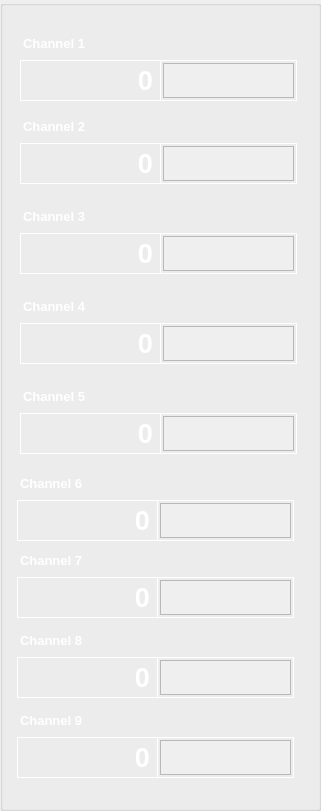
     <widget class="QGroupBox" name="groupBox_5">
      <property name="geometry">
       <rect>
        <x>1570</x>
        <y>40</y>
        <width>321</width>
        <height>811</height>
       </rect>
      </property>
      <property name="title">
       <string/>
      </property>
      <widget class="QLabel" name="z1_6">
       <property name="enabled">
        <bool>false</bool>
       </property>
       <property name="geometry">
        <rect>
         <x>160</x>
         <y>60</y>
         <width>137</width>
         <height>41</height>
        </rect>
       </property>
       <property name="styleSheet">
        <string notr="true">QLabel
{
	font-family: Arial;
	font-style: normal;
	font-size: 20pt;

	background-color: transparent;
	color: #fff;

}</string>
       </property>
       <property name="frameShape">
        <enum>QFrame::Box</enum>
       </property>
       <property name="text">
        <string/>
       </property>
       <property name="scaledContents">
        <bool>false</bool>
       </property>
       <property name="alignment">
        <set>Qt::AlignRight|Qt::AlignTrailing|Qt::AlignVCenter</set>
       </property>
      </widget>
      <widget class="QLabel" name="channel_5_title">
       <property name="geometry">
        <rect>
         <x>20</x>
         <y>473</y>
         <width>161</width>
         <height>21</height>
        </rect>
       </property>
       <property name="styleSheet">
        <string notr="true">QLabel
{
	font-family: Arial;
	font-style: normal;
	font-size: 10pt;
	font-weight: bold;
	background-color: transparent;
	color: #fff;

}</string>
       </property>
       <property name="text">
        <string>Channel 6</string>
       </property>
      </widget>
      <widget class="QLabel" name="channel_2_text">
       <property name="enabled">
        <bool>false</bool>
       </property>
       <property name="geometry">
        <rect>
         <x>20</x>
         <y>233</y>
         <width>141</width>
         <height>41</height>
        </rect>
       </property>
       <property name="styleSheet">
        <string notr="true">QLabel
{
	font-family: Arial;
	font-style: normal;
	font-size: 20pt;
	font-weight: bold;
	background-color: transparent;
	color: #fff;

}</string>
       </property>
       <property name="frameShape">
        <enum>QFrame::Box</enum>
       </property>
       <property name="text">
        <string>0</string>
       </property>
       <property name="scaledContents">
        <bool>false</bool>
       </property>
       <property name="alignment">
        <set>Qt::AlignRight|Qt::AlignTrailing|Qt::AlignVCenter</set>
       </property>
      </widget>
      <widget class="QLabel" name="channel_5_text">
       <property name="enabled">
        <bool>false</bool>
       </property>
       <property name="geometry">
        <rect>
         <x>17</x>
         <y>500</y>
         <width>141</width>
         <height>41</height>
        </rect>
       </property>
       <property name="styleSheet">
        <string notr="true">QLabel
{
	font-family: Arial;
	font-style: normal;
	font-size: 20pt;
	font-weight: bold;
	background-color: transparent;
	color: #fff;

}</string>
       </property>
       <property name="frameShape">
        <enum>QFrame::Box</enum>
       </property>
       <property name="text">
        <string>0</string>
       </property>
       <property name="scaledContents">
        <bool>false</bool>
       </property>
       <property name="alignment">
        <set>Qt::AlignRight|Qt::AlignTrailing|Qt::AlignVCenter</set>
       </property>
      </widget>
      <widget class="QLabel" name="channel_1_title">
       <property name="geometry">
        <rect>
         <x>23</x>
         <y>116</y>
         <width>161</width>
         <height>21</height>
        </rect>
       </property>
       <property name="styleSheet">
        <string notr="true">QLabel
{
	font-family: Arial;
	font-style: normal;
	font-size: 10pt;
	font-weight: bold;
	background-color: transparent;
	color: #fff;

}</string>
       </property>
       <property name="text">
        <string>Channel 2</string>
       </property>
      </widget>
      <widget class="PlotWidget" name="channel_1_plot">
       <property name="enabled">
        <bool>false</bool>
       </property>
       <property name="geometry">
        <rect>
         <x>163</x>
         <y>146</y>
         <width>131</width>
         <height>35</height>
        </rect>
       </property>
      </widget>
      <widget class="PlotWidget" name="channel_4_plot">
       <property name="enabled">
        <bool>false</bool>
       </property>
       <property name="geometry">
        <rect>
         <x>163</x>
         <y>416</y>
         <width>131</width>
         <height>35</height>
        </rect>
       </property>
      </widget>
      <widget class="QLabel" name="z1_2">
       <property name="enabled">
        <bool>false</bool>
       </property>
       <property name="geometry">
        <rect>
         <x>160</x>
         <y>413</y>
         <width>137</width>
         <height>41</height>
        </rect>
       </property>
       <property name="styleSheet">
        <string notr="true">QLabel
{
	font-family: Arial;
	font-style: normal;
	font-size: 20pt;

	background-color: transparent;
	color: #fff;

}</string>
       </property>
       <property name="frameShape">
        <enum>QFrame::Box</enum>
       </property>
       <property name="text">
        <string/>
       </property>
       <property name="scaledContents">
        <bool>false</bool>
       </property>
       <property name="alignment">
        <set>Qt::AlignRight|Qt::AlignTrailing|Qt::AlignVCenter</set>
       </property>
      </widget>
      <widget class="PlotWidget" name="channel_0_plot">
       <property name="enabled">
        <bool>false</bool>
       </property>
       <property name="geometry">
        <rect>
         <x>163</x>
         <y>63</y>
         <width>131</width>
         <height>35</height>
        </rect>
       </property>
      </widget>
      <widget class="QLabel" name="channel_0_title">
       <property name="geometry">
        <rect>
         <x>23</x>
         <y>33</y>
         <width>161</width>
         <height>21</height>
        </rect>
       </property>
       <property name="styleSheet">
        <string notr="true">QLabel
{
	font-family: Arial;
	font-style: normal;
	font-size: 10pt;
	font-weight: bold;
	background-color: transparent;
	color: #fff;

}</string>
       </property>
       <property name="text">
        <string>Channel 1</string>
       </property>
      </widget>
      <widget class="QLabel" name="channel_4_title">
       <property name="geometry">
        <rect>
         <x>23</x>
         <y>386</y>
         <width>161</width>
         <height>21</height>
        </rect>
       </property>
       <property name="styleSheet">
        <string notr="true">QLabel
{
	font-family: Arial;
	font-style: normal;
	font-size: 10pt;
	font-weight: bold;
	background-color: transparent;
	color: #fff;

}</string>
       </property>
       <property name="text">
        <string>Channel 5</string>
       </property>
      </widget>
      <widget class="PlotWidget" name="channel_2_plot">
       <property name="enabled">
        <bool>false</bool>
       </property>
       <property name="geometry">
        <rect>
         <x>163</x>
         <y>236</y>
         <width>131</width>
         <height>35</height>
        </rect>
       </property>
      </widget>
      <widget class="QLabel" name="channel_4_text">
       <property name="enabled">
        <bool>false</bool>
       </property>
       <property name="geometry">
        <rect>
         <x>20</x>
         <y>413</y>
         <width>141</width>
         <height>41</height>
        </rect>
       </property>
       <property name="styleSheet">
        <string notr="true">QLabel
{
	font-family: Arial;
	font-style: normal;
	font-size: 20pt;
	font-weight: bold;
	background-color: transparent;
	color: #fff;

}</string>
       </property>
       <property name="frameShape">
        <enum>QFrame::Box</enum>
       </property>
       <property name="text">
        <string>0</string>
       </property>
       <property name="scaledContents">
        <bool>false</bool>
       </property>
       <property name="alignment">
        <set>Qt::AlignRight|Qt::AlignTrailing|Qt::AlignVCenter</set>
       </property>
      </widget>
      <widget class="QLabel" name="channel_0_text">
       <property name="enabled">
        <bool>false</bool>
       </property>
       <property name="geometry">
        <rect>
         <x>20</x>
         <y>60</y>
         <width>141</width>
         <height>41</height>
        </rect>
       </property>
       <property name="styleSheet">
        <string notr="true">QLabel
{
	font-family: Arial;
	font-style: normal;
	font-size: 20pt;
	font-weight: bold;
	background-color: transparent;
	color: #fff;

}</string>
       </property>
       <property name="frameShape">
        <enum>QFrame::Box</enum>
       </property>
       <property name="text">
        <string>0</string>
       </property>
       <property name="scaledContents">
        <bool>false</bool>
       </property>
       <property name="alignment">
        <set>Qt::AlignRight|Qt::AlignTrailing|Qt::AlignVCenter</set>
       </property>
      </widget>
      <widget class="QLabel" name="channel_3_title">
       <property name="geometry">
        <rect>
         <x>23</x>
         <y>296</y>
         <width>161</width>
         <height>21</height>
        </rect>
       </property>
       <property name="styleSheet">
        <string notr="true">QLabel
{
	font-family: Arial;
	font-style: normal;
	font-size: 10pt;
	font-weight: bold;
	background-color: transparent;
	color: #fff;

}</string>
       </property>
       <property name="text">
        <string>Channel 4</string>
       </property>
      </widget>
      <widget class="QLabel" name="z1">
       <property name="enabled">
        <bool>false</bool>
       </property>
       <property name="geometry">
        <rect>
         <x>157</x>
         <y>500</y>
         <width>137</width>
         <height>41</height>
        </rect>
       </property>
       <property name="styleSheet">
        <string notr="true">QLabel
{
	font-family: Arial;
	font-style: normal;
	font-size: 20pt;

	background-color: transparent;
	color: #fff;

}</string>
       </property>
       <property name="frameShape">
        <enum>QFrame::Box</enum>
       </property>
       <property name="text">
        <string/>
       </property>
       <property name="scaledContents">
        <bool>false</bool>
       </property>
       <property name="alignment">
        <set>Qt::AlignRight|Qt::AlignTrailing|Qt::AlignVCenter</set>
       </property>
      </widget>
      <widget class="QLabel" name="channel_2_title">
       <property name="geometry">
        <rect>
         <x>23</x>
         <y>206</y>
         <width>161</width>
         <height>21</height>
        </rect>
       </property>
       <property name="styleSheet">
        <string notr="true">QLabel
{
	font-family: Arial;
	font-style: normal;
	font-size: 10pt;
	font-weight: bold;
	background-color: transparent;
	color: #fff;

}</string>
       </property>
       <property name="text">
        <string>Channel 3</string>
       </property>
      </widget>
      <widget class="QLabel" name="channel_1_text">
       <property name="enabled">
        <bool>false</bool>
       </property>
       <property name="geometry">
        <rect>
         <x>20</x>
         <y>143</y>
         <width>141</width>
         <height>41</height>
        </rect>
       </property>
       <property name="styleSheet">
        <string notr="true">QLabel
{
	font-family: Arial;
	font-style: normal;
	font-size: 20pt;
	font-weight: bold;
	background-color: transparent;
	color: #fff;

}</string>
       </property>
       <property name="frameShape">
        <enum>QFrame::Box</enum>
       </property>
       <property name="text">
        <string>0</string>
       </property>
       <property name="scaledContents">
        <bool>false</bool>
       </property>
       <property name="alignment">
        <set>Qt::AlignRight|Qt::AlignTrailing|Qt::AlignVCenter</set>
       </property>
      </widget>
      <widget class="QLabel" name="z1_4">
       <property name="enabled">
        <bool>false</bool>
       </property>
       <property name="geometry">
        <rect>
         <x>160</x>
         <y>233</y>
         <width>137</width>
         <height>41</height>
        </rect>
       </property>
       <property name="styleSheet">
        <string notr="true">QLabel
{
	font-family: Arial;
	font-style: normal;
	font-size: 20pt;

	background-color: transparent;
	color: #fff;

}</string>
       </property>
       <property name="frameShape">
        <enum>QFrame::Box</enum>
       </property>
       <property name="text">
        <string/>
       </property>
       <property name="scaledContents">
        <bool>false</bool>
       </property>
       <property name="alignment">
        <set>Qt::AlignRight|Qt::AlignTrailing|Qt::AlignVCenter</set>
       </property>
      </widget>
      <widget class="PlotWidget" name="channel_3_plot">
       <property name="enabled">
        <bool>false</bool>
       </property>
       <property name="geometry">
        <rect>
         <x>163</x>
         <y>326</y>
         <width>131</width>
         <height>35</height>
        </rect>
       </property>
      </widget>
      <widget class="PlotWidget" name="channel_5_plot">
       <property name="enabled">
        <bool>false</bool>
       </property>
       <property name="geometry">
        <rect>
         <x>160</x>
         <y>503</y>
         <width>131</width>
         <height>35</height>
        </rect>
       </property>
      </widget>
      <widget class="QLabel" name="channel_3_text">
       <property name="enabled">
        <bool>false</bool>
       </property>
       <property name="geometry">
        <rect>
         <x>20</x>
         <y>323</y>
         <width>141</width>
         <height>41</height>
        </rect>
       </property>
       <property name="styleSheet">
        <string notr="true">QLabel
{
	font-family: Arial;
	font-style: normal;
	font-size: 20pt;
	font-weight: bold;
	background-color: transparent;
	color: #fff;

}</string>
       </property>
       <property name="frameShape">
        <enum>QFrame::Box</enum>
       </property>
       <property name="text">
        <string>0</string>
       </property>
       <property name="scaledContents">
        <bool>false</bool>
       </property>
       <property name="alignment">
        <set>Qt::AlignRight|Qt::AlignTrailing|Qt::AlignVCenter</set>
       </property>
      </widget>
      <widget class="QLabel" name="z1_3">
       <property name="enabled">
        <bool>false</bool>
       </property>
       <property name="geometry">
        <rect>
         <x>160</x>
         <y>323</y>
         <width>137</width>
         <height>41</height>
        </rect>
       </property>
       <property name="styleSheet">
        <string notr="true">QLabel
{
	font-family: Arial;
	font-style: normal;
	font-size: 20pt;

	background-color: transparent;
	color: #fff;

}</string>
       </property>
       <property name="frameShape">
        <enum>QFrame::Box</enum>
       </property>
       <property name="text">
        <string/>
       </property>
       <property name="scaledContents">
        <bool>false</bool>
       </property>
       <property name="alignment">
        <set>Qt::AlignRight|Qt::AlignTrailing|Qt::AlignVCenter</set>
       </property>
      </widget>
      <widget class="QLabel" name="z1_5">
       <property name="enabled">
        <bool>false</bool>
       </property>
       <property name="geometry">
        <rect>
         <x>160</x>
         <y>143</y>
         <width>137</width>
         <height>41</height>
        </rect>
       </property>
       <property name="styleSheet">
        <string notr="true">QLabel
{
	font-family: Arial;
	font-style: normal;
	font-size: 20pt;

	background-color: transparent;
	color: #fff;

}</string>
       </property>
       <property name="frameShape">
        <enum>QFrame::Box</enum>
       </property>
       <property name="text">
        <string/>
       </property>
       <property name="scaledContents">
        <bool>false</bool>
       </property>
       <property name="alignment">
        <set>Qt::AlignRight|Qt::AlignTrailing|Qt::AlignVCenter</set>
       </property>
      </widget>
      <widget class="QLabel" name="channel_6_text">
       <property name="enabled">
        <bool>false</bool>
       </property>
       <property name="geometry">
        <rect>
         <x>17</x>
         <y>577</y>
         <width>141</width>
         <height>41</height>
        </rect>
       </property>
       <property name="styleSheet">
        <string notr="true">QLabel
{
	font-family: Arial;
	font-style: normal;
	font-size: 20pt;
	font-weight: bold;
	background-color: transparent;
	color: #fff;

}</string>
       </property>
       <property name="frameShape">
        <enum>QFrame::Box</enum>
       </property>
       <property name="text">
        <string>0</string>
       </property>
       <property name="scaledContents">
        <bool>false</bool>
       </property>
       <property name="alignment">
        <set>Qt::AlignRight|Qt::AlignTrailing|Qt::AlignVCenter</set>
       </property>
      </widget>
      <widget class="PlotWidget" name="channel_6_plot">
       <property name="enabled">
        <bool>false</bool>
       </property>
       <property name="geometry">
        <rect>
         <x>160</x>
         <y>580</y>
         <width>131</width>
         <height>35</height>
        </rect>
       </property>
      </widget>
      <widget class="QLabel" name="channel_6_title">
       <property name="geometry">
        <rect>
         <x>20</x>
         <y>550</y>
         <width>161</width>
         <height>21</height>
        </rect>
       </property>
       <property name="styleSheet">
        <string notr="true">QLabel
{
	font-family: Arial;
	font-style: normal;
	font-size: 10pt;
	font-weight: bold;
	background-color: transparent;
	color: #fff;

}</string>
       </property>
       <property name="text">
        <string>Channel 7</string>
       </property>
      </widget>
      <widget class="QLabel" name="channel_7_text">
       <property name="enabled">
        <bool>false</bool>
       </property>
       <property name="geometry">
        <rect>
         <x>17</x>
         <y>657</y>
         <width>141</width>
         <height>41</height>
        </rect>
       </property>
       <property name="styleSheet">
        <string notr="true">QLabel
{
	font-family: Arial;
	font-style: normal;
	font-size: 20pt;
	font-weight: bold;
	background-color: transparent;
	color: #fff;

}</string>
       </property>
       <property name="frameShape">
        <enum>QFrame::Box</enum>
       </property>
       <property name="text">
        <string>0</string>
       </property>
       <property name="scaledContents">
        <bool>false</bool>
       </property>
       <property name="alignment">
        <set>Qt::AlignRight|Qt::AlignTrailing|Qt::AlignVCenter</set>
       </property>
      </widget>
      <widget class="QLabel" name="channel_7_title">
       <property name="geometry">
        <rect>
         <x>20</x>
         <y>630</y>
         <width>161</width>
         <height>21</height>
        </rect>
       </property>
       <property name="styleSheet">
        <string notr="true">QLabel
{
	font-family: Arial;
	font-style: normal;
	font-size: 10pt;
	font-weight: bold;
	background-color: transparent;
	color: #fff;

}</string>
       </property>
       <property name="text">
        <string>Channel 8</string>
       </property>
      </widget>
      <widget class="PlotWidget" name="channel_7_plot">
       <property name="enabled">
        <bool>false</bool>
       </property>
       <property name="geometry">
        <rect>
         <x>160</x>
         <y>660</y>
         <width>131</width>
         <height>35</height>
        </rect>
       </property>
      </widget>
      <widget class="QLabel" name="channel_8_text">
       <property name="enabled">
        <bool>false</bool>
       </property>
       <property name="geometry">
        <rect>
         <x>17</x>
         <y>737</y>
         <width>141</width>
         <height>41</height>
        </rect>
       </property>
       <property name="styleSheet">
        <string notr="true">QLabel
{
	font-family: Arial;
	font-style: normal;
	font-size: 20pt;
	font-weight: bold;
	background-color: transparent;
	color: #fff;

}</string>
       </property>
       <property name="frameShape">
        <enum>QFrame::Box</enum>
       </property>
       <property name="text">
        <string>0</string>
       </property>
       <property name="scaledContents">
        <bool>false</bool>
       </property>
       <property name="alignment">
        <set>Qt::AlignRight|Qt::AlignTrailing|Qt::AlignVCenter</set>
       </property>
      </widget>
      <widget class="QLabel" name="channel_8_title">
       <property name="geometry">
        <rect>
         <x>20</x>
         <y>710</y>
         <width>161</width>
         <height>21</height>
        </rect>
       </property>
       <property name="styleSheet">
        <string notr="true">QLabel
{
	font-family: Arial;
	font-style: normal;
	font-size: 10pt;
	font-weight: bold;
	background-color: transparent;
	color: #fff;

}</string>
       </property>
       <property name="text">
        <string>Channel 9</string>
       </property>
      </widget>
      <widget class="PlotWidget" name="channel_8_plot">
       <property name="enabled">
        <bool>false</bool>
       </property>
       <property name="geometry">
        <rect>
         <x>160</x>
         <y>740</y>
         <width>131</width>
         <height>35</height>
        </rect>
       </property>
      </widget>
      <widget class="QLabel" name="z1_7">
       <property name="enabled">
        <bool>false</bool>
       </property>
       <property name="geometry">
        <rect>
         <x>157</x>
         <y>577</y>
         <width>137</width>
         <height>41</height>
        </rect>
       </property>
       <property name="styleSheet">
        <string notr="true">QLabel
{
	font-family: Arial;
	font-style: normal;
	font-size: 20pt;

	background-color: transparent;
	color: #fff;

}</string>
       </property>
       <property name="frameShape">
        <enum>QFrame::Box</enum>
       </property>
       <property name="text">
        <string/>
       </property>
       <property name="scaledContents">
        <bool>false</bool>
       </property>
       <property name="alignment">
        <set>Qt::AlignRight|Qt::AlignTrailing|Qt::AlignVCenter</set>
       </property>
      </widget>
      <widget class="QLabel" name="z1_8">
       <property name="enabled">
        <bool>false</bool>
       </property>
       <property name="geometry">
        <rect>
         <x>157</x>
         <y>657</y>
         <width>137</width>
         <height>41</height>
        </rect>
       </property>
       <property name="styleSheet">
        <string notr="true">QLabel
{
	font-family: Arial;
	font-style: normal;
	font-size: 20pt;

	background-color: transparent;
	color: #fff;

}</string>
       </property>
       <property name="frameShape">
        <enum>QFrame::Box</enum>
       </property>
       <property name="text">
        <string/>
       </property>
       <property name="scaledContents">
        <bool>false</bool>
       </property>
       <property name="alignment">
        <set>Qt::AlignRight|Qt::AlignTrailing|Qt::AlignVCenter</set>
       </property>
      </widget>
      <widget class="QLabel" name="z1_9">
       <property name="enabled">
        <bool>false</bool>
       </property>
       <property name="geometry">
        <rect>
         <x>157</x>
         <y>737</y>
         <width>137</width>
         <height>41</height>
        </rect>
       </property>
       <property name="styleSheet">
        <string notr="true">QLabel
{
	font-family: Arial;
	font-style: normal;
	font-size: 20pt;

	background-color: transparent;
	color: #fff;

}</string>
       </property>
       <property name="frameShape">
        <enum>QFrame::Box</enum>
       </property>
       <property name="text">
        <string/>
       </property>
       <property name="scaledContents">
        <bool>false</bool>
       </property>
       <property name="alignment">
        <set>Qt::AlignRight|Qt::AlignTrailing|Qt::AlignVCenter</set>
       </property>
      </widget>
     </widget>
